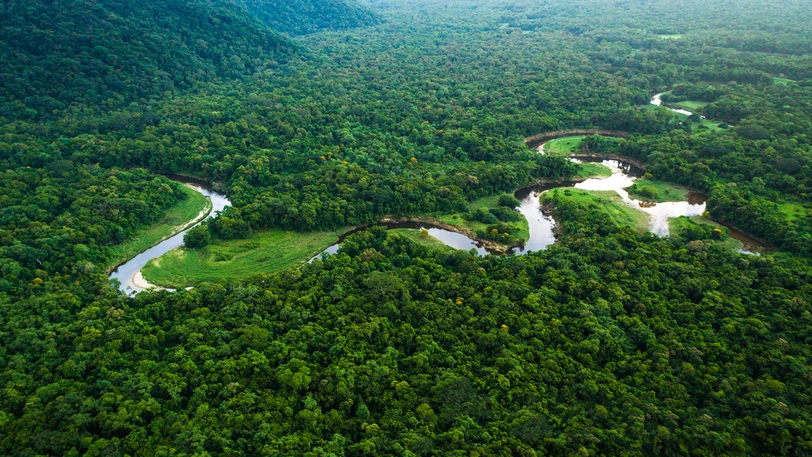
#> input picture data/1.jpeg, 812 x 457 px
$ jupyter execute imageDifference.ipynb
#> lines starting #> are read from the running program, lines starting #| are printed output that depends on the picture; after the words box and inside, x2 and y2 are one past the last pixel; in counts of white or black regions, pixels touching at a corner belong together
[cell 1]
import cv2

[cell 2]
# load images
image1 = cv2.imread("../data/1.jpeg")
#> image1 is the input picture: shape (457, 812, 3); mean B, G, R 56.3, 86.4, 48.8
image2 = cv2.imread("../data/3.jpeg")
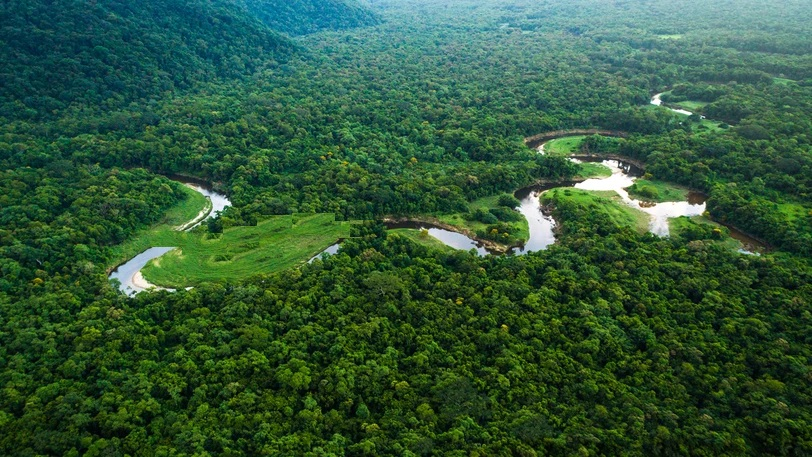
#> input picture data/3.jpeg, 812 x 457 px
#> image2 is the input picture: shape (457, 812, 3); mean B, G, R 56.5, 86.9, 49.1

[cell 3]
# compute difference
difference = cv2.subtract(image1, image2)
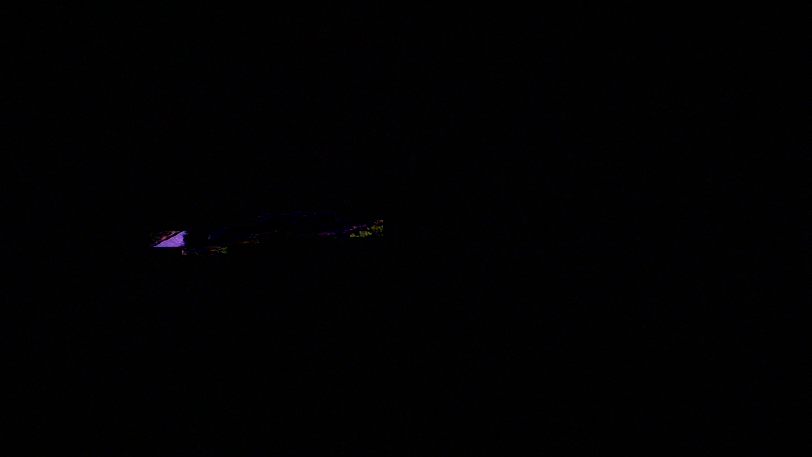
#> difference: shape (457, 812, 3); mean B, G, R 1.9, 1.2, 1.4

[cell 4]
# color the mask red
Conv_hsv_Gray = cv2.cvtColor(difference, cv2.COLOR_BGR2GRAY)
ret, mask = cv2.threshold(Conv_hsv_Gray, 0, 255,cv2.THRESH_BINARY_INV |cv2.THRESH_OTSU)
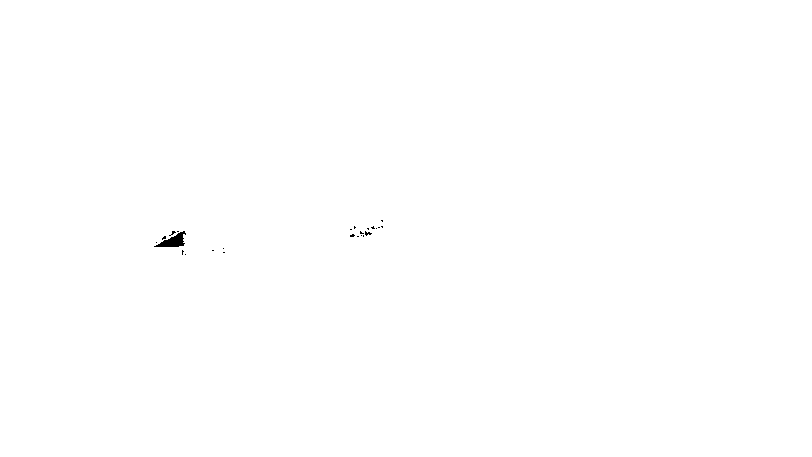
#> mask: shape (457, 812); 99.9% white; 24 black regions (23 under 20 px), largest, box (x1, y1, x2, y2) and area: (154, 231, 186, 247) 245
#> ret = 44
tempDiff= difference.copy()
tempDiff[mask != 255] = [0, 0, 255]
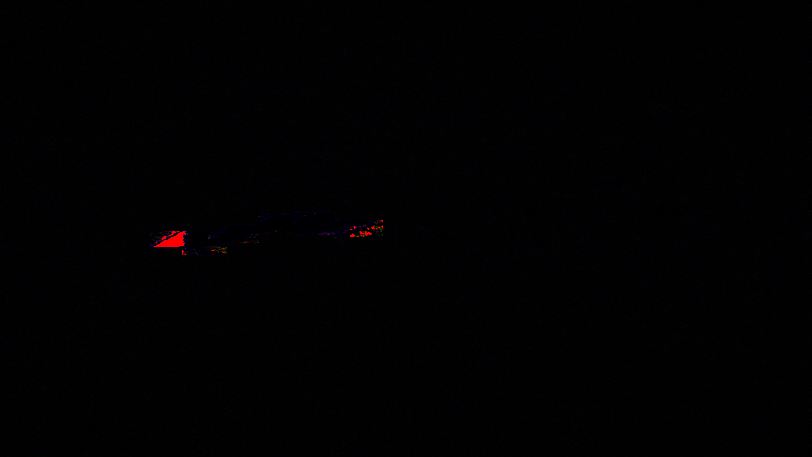
#> tempDiff: shape (457, 812, 3); 0.09% of pixels changed, all inside (x1, y1, x2, y2) = (154, 220, 383, 255)

[cell 5]
# add the red mask to the images to make the differences obvious
temp1,temp2 = image1.copy(),image2.copy()
temp1[mask != 255] = [0, 0, 255]
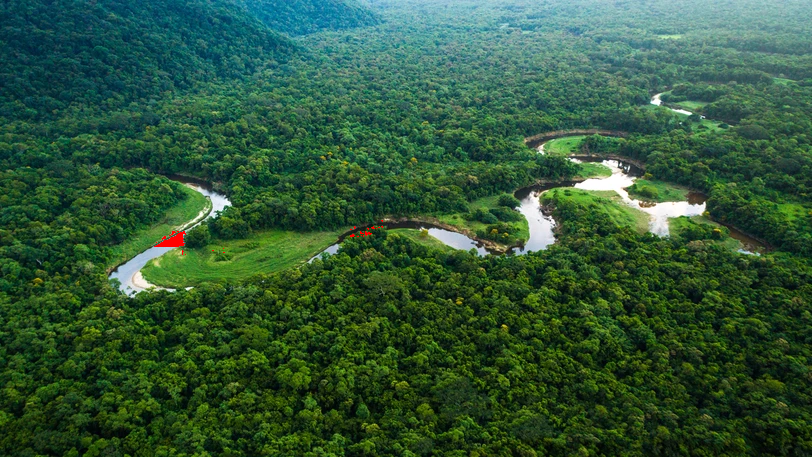
#> temp1: shape (457, 812, 3); 0.09% of pixels changed, all inside (x1, y1, x2, y2) = (154, 220, 383, 255)
temp2[mask != 255] = [0, 0, 255]
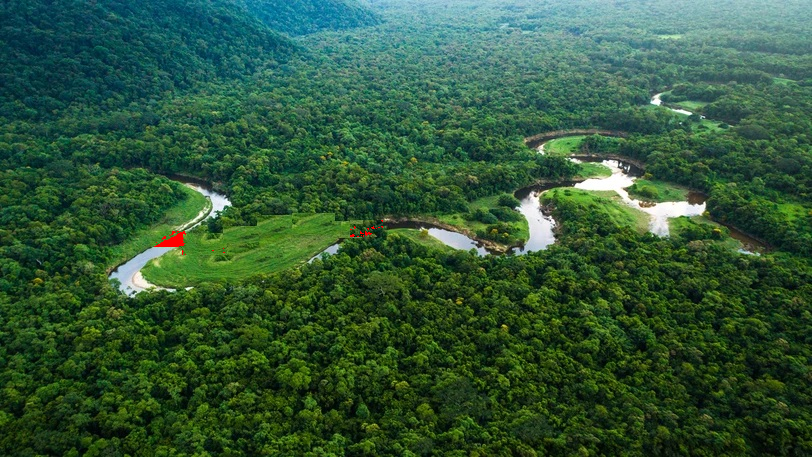
#> temp2: shape (457, 812, 3); 0.09% of pixels changed, all inside (x1, y1, x2, y2) = (154, 220, 383, 255)
